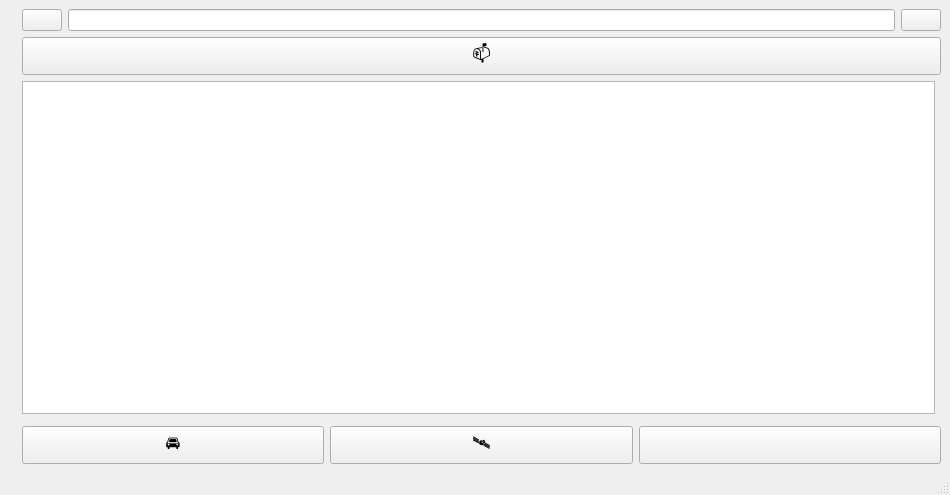
<?xml version="1.0" encoding="UTF-8"?>
<ui version="4.0">
 <class>MainWindow</class>
 <widget class="QMainWindow" name="MainWindow">
  <property name="geometry">
   <rect>
    <x>0</x>
    <y>0</y>
    <width>950</width>
    <height>495</height>
   </rect>
  </property>
  <property name="minimumSize">
   <size>
    <width>1</width>
    <height>1</height>
   </size>
  </property>
  <property name="maximumSize">
   <size>
    <width>1170</width>
    <height>123123</height>
   </size>
  </property>
  <property name="windowTitle">
   <string>Maps_API</string>
  </property>
  <property name="tabShape">
   <enum>QTabWidget::Triangular</enum>
  </property>
  <property name="unifiedTitleAndToolBarOnMac">
   <bool>true</bool>
  </property>
  <widget class="QWidget" name="centralwidget">
   <layout class="QGridLayout" name="gridLayout">
    <item row="0" column="2" colspan="2">
     <layout class="QHBoxLayout" name="horizontalLayout">
      <item>
       <widget class="QPushButton" name="delete_btn">
        <property name="text">
         <string/>
        </property>
        <property name="icon">
         <iconset theme="trash"/>
        </property>
       </widget>
      </item>
      <item>
       <widget class="QLineEdit" name="search_line"/>
      </item>
      <item>
       <widget class="QPushButton" name="search_btn">
        <property name="sizePolicy">
         <sizepolicy hsizetype="Minimum" vsizetype="Minimum">
          <horstretch>0</horstretch>
          <verstretch>0</verstretch>
         </sizepolicy>
        </property>
        <property name="text">
         <string/>
        </property>
        <property name="icon">
         <iconset theme="search"/>
        </property>
       </widget>
      </item>
     </layout>
    </item>
    <item row="1" column="2" colspan="2">
     <widget class="QPushButton" name="post_index">
      <property name="enabled">
       <bool>true</bool>
      </property>
      <property name="sizePolicy">
       <sizepolicy hsizetype="Minimum" vsizetype="Minimum">
        <horstretch>0</horstretch>
        <verstretch>0</verstretch>
       </sizepolicy>
      </property>
      <property name="font">
       <font>
        <pointsize>13</pointsize>
       </font>
      </property>
      <property name="cursor">
       <cursorShape>ArrowCursor</cursorShape>
      </property>
      <property name="text">
       <string>📫</string>
      </property>
      <property name="icon">
       <iconset theme="map">
        <normaloff>.</normaloff>.</iconset>
      </property>
     </widget>
    </item>
    <item row="4" column="2" colspan="2">
     <layout class="QHBoxLayout" name="horizontalLayout_2">
      <item>
       <widget class="QPushButton" name="skl_btn">
        <property name="enabled">
         <bool>true</bool>
        </property>
        <property name="sizePolicy">
         <sizepolicy hsizetype="Minimum" vsizetype="Minimum">
          <horstretch>0</horstretch>
          <verstretch>0</verstretch>
         </sizepolicy>
        </property>
        <property name="font">
         <font>
          <pointsize>13</pointsize>
         </font>
        </property>
        <property name="text">
         <string>🚘</string>
        </property>
       </widget>
      </item>
      <item>
       <widget class="QPushButton" name="sat_btn">
        <property name="enabled">
         <bool>true</bool>
        </property>
        <property name="sizePolicy">
         <sizepolicy hsizetype="Minimum" vsizetype="Minimum">
          <horstretch>0</horstretch>
          <verstretch>0</verstretch>
         </sizepolicy>
        </property>
        <property name="font">
         <font>
          <pointsize>13</pointsize>
         </font>
        </property>
        <property name="text">
         <string>🛰️</string>
        </property>
       </widget>
      </item>
      <item>
       <widget class="QPushButton" name="map_btn">
        <property name="enabled">
         <bool>true</bool>
        </property>
        <property name="sizePolicy">
         <sizepolicy hsizetype="Minimum" vsizetype="Minimum">
          <horstretch>0</horstretch>
          <verstretch>0</verstretch>
         </sizepolicy>
        </property>
        <property name="font">
         <font>
          <pointsize>13</pointsize>
         </font>
        </property>
        <property name="text">
         <string/>
        </property>
        <property name="icon">
         <iconset theme="maps"/>
        </property>
       </widget>
      </item>
     </layout>
    </item>
    <item row="2" column="2">
     <widget class="QTextBrowser" name="full_address"/>
    </item>
    <item row="0" column="0" rowspan="5">
     <widget class="QLabel" name="map">
      <property name="text">
       <string/>
      </property>
     </widget>
    </item>
   </layout>
  </widget>
  <widget class="QMenuBar" name="menubar">
   <property name="geometry">
    <rect>
     <x>0</x>
     <y>0</y>
     <width>950</width>
     <height>29</height>
    </rect>
   </property>
  </widget>
  <widget class="QStatusBar" name="statusbar"/>
 </widget>
 <resources/>
 <connections/>
</ui>
